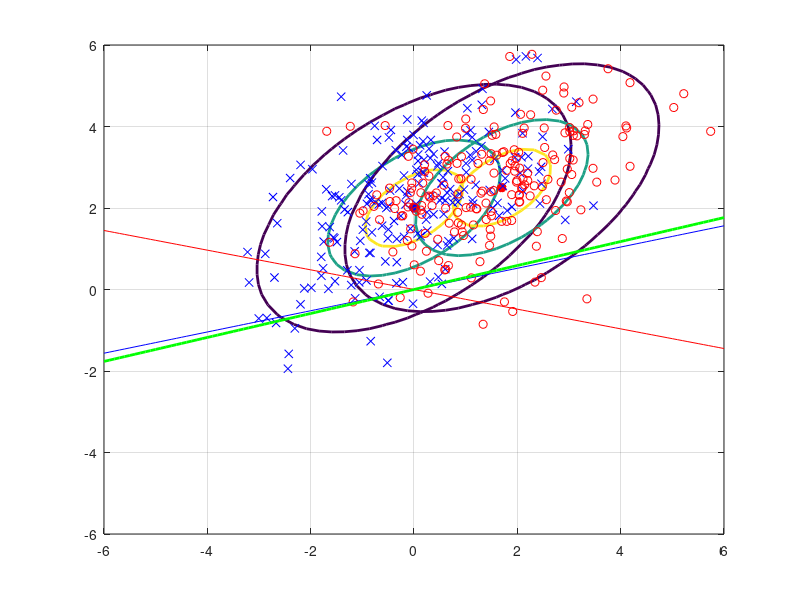

MATLAB code to generate this figure: (Note: this script raises an error after producing the figure.)
C1 = [2,1;1,2];
C2 = [2,1;1,2];
m1 = [0;2];
m2 = [1.7;2.5];

numGrid = 50;
xRange = linspace(-6.0, 6.0, numGrid);
yRange = linspace(-6.0, 6.0, numGrid);
P1 = zeros(numGrid, numGrid);
P2 = P1;
for i = 1:numGrid
    for j = 1:numGrid
        x = [yRange(j) xRange(i)]';
        P1(i,j) = mvnpdf(x', m1', C1);
        P2(i,j) = mvnpdf(x', m2', C2);
    end
end
Pmax = max(max([P1 P2]));
figure(1),clf,
contour(xRange, yRange, P1, [0.1*Pmax 0.5*Pmax 0.8*Pmax], 'LineWidth', 2);
hold on;
plot(m1(1),m1(2), 'b*', 'LineWidth', 4);
contour(xRange, yRange, P2, [0.1*Pmax 0.5*Pmax 0.8*Pmax], 'LineWidth', 2);
plot(m2(1),m2(2), 'r*', 'LineWidth', 4);

N = 200;
X1 = mvnrnd(m1, C1, N);
X2 = mvnrnd(m2, C2, N);
plot(X1(:,1),X1(:,2),'bx',X2(:,1),X2(:,2),'ro');grid on;

wF = inv(C1+C2)*(m1-m2);
xx = -6:0.1:6;
yy = xx*wF(2)/wF(1);

wr = zeros(2,1);
wr(1) = rand(1)*2 - 1;wr(2) = rand(1)*2 - 1;
xr = -6:0.1:6;
yr = xr*wr(2)/wr(1);

wC = zeros(2,1);
wC(1) = m1(1)-m2(1); wC(2) = m1(2)-m2(2);
xc = -6:0.1:6;
yc = xc*wC(2)/wC(1);

plot(xx,yy,'r',xr,yr,'b', xc,yc,'g','LineWidth', 2);
rocResolution = 50;

[ROC, acc, thRange] = lab3f1(N,X1,X2,wF,rocResolution);
[ROCr, accr] = lab3f1(N,X1,X2,wr,rocResolution);
[ROCC, accC] = lab3f1(N,X1,X2,wC,rocResolution);

figure(3), clf,
plot(ROC(:,1), ROC(:,2), 'r', 'LineWidth', 2);
axis([0 100 0 100]);
grid on, hold on
plot(0:100, 0:100, 'b-');
grid on, hold on
plot(ROCr(:,1), ROCr(:,2), 'b', 'LineWidth', 2);
grid on, hold on
plot(ROCC(:,1), ROCC(:,2), 'g', 'LineWidth', 2);
xlabel('False Positive', 'FontSize', 16);
ylabel('True Positive', 'FontSize', 16);
title('Receiver Operating Characteristic Curve', 'FontSize', 20);

ax = linspace(1,rocResolution,rocResolution);
figure(4), clf,
plot(ax, acc, 'r', 'LineWidth', 2);
grid on, hold on
plot(ax, accr, 'b', 'LineWidth', 2);
grid on, hold on
plot(ax, accC, 'g', 'LineWidth', 2);
xlabel('Threshold', 'FontSize', 16);
ylabel('ACC', 'FontSize', 16);
title('ACC in 3 models', 'FontSize', 20);